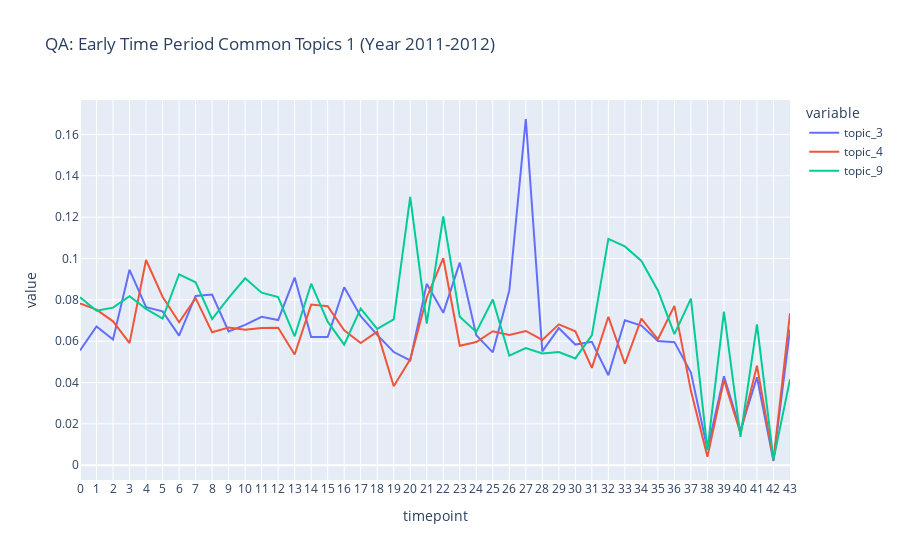

The notebook cell saved with this chart:
### Markdown cell above
## QA: Early Time Period Common Topics 1 (Year 2011-2012)

### Code cell
fig = px.line(qa_dtm_td, x="timepoint", y= ['topic_3', 'topic_4', 'topic_9'],
              title='QA: Early Time Period Common Topics 1 (Year 2011-2012)')
fig.update_xaxes(
    dtick="M1",
    tickformat="%b %d",
    ticklabelmode="period")
fig.show()

### Figure 1 — Plotly figure (JSON) as saved in the notebook; plotly's stock layout.template omitted (floating-point values rounded to 4 significant figures)
{"data": [{"hovertemplate": "variable=topic_3<br>timepoint=%{x}<br>value=%{y}<extra></extra>", "legendgroup": "topic_3", "line": {"color": "#636efa", "dash": "solid"}, "marker": {"symbol": "circle"}, "mode": "lines", "name": "topic_3", "orientation": "v", "showlegend": true, "type": "scatter", "x": [0, 1, 2, 3, 4, 5, 6, 7, 8, 9, 10, 11, 12, 13, 14, 15, 16, 17, 18, 19, 20, 21, 22, 23, 24, 25, 26, 27, 28, 29, 30, 31, 32, 33, 34, 35, 36, 37, 38, 39, 40, 41, 42, 43], "xaxis": "x", "y": [0.05554, 0.06711, 0.06078, 0.09452, 0.07644, 0.07445, 0.06268, 0.0819, 0.08255, 0.06468, 0.0679, 0.07176, 0.07021, 0.09079, 0.06197, 0.06199, 0.0861, 0.07208, 0.06307, 0.05476, 0.05067, 0.08774, 0.07371, 0.09799, 0.06291, 0.05461, 0.08442, 0.1675, 0.05509, 0.06633, 0.05837, 0.05969, 0.04352, 0.07016, 0.06753, 0.06006, 0.05954, 0.04483, 0.007742, 0.04302, 0.01686, 0.04256, 0.002055, 0.06571], "yaxis": "y"}, {"hovertemplate": "variable=topic_4<br>timepoint=%{x}<br>value=%{y}<extra></extra>", "legendgroup": "topic_4", "line": {"color": "#EF553B", "dash": "solid"}, "marker": {"symbol": "circle"}, "mode": "lines", "name": "topic_4", "orientation": "v", "showlegend": true, "type": "scatter", "x": [0, 1, 2, 3, 4, 5, 6, 7, 8, 9, 10, 11, 12, 13, 14, 15, 16, 17, 18, 19, 20, 21, 22, 23, 24, 25, 26, 27, 28, 29, 30, 31, 32, 33, 34, 35, 36, 37, 38, 39, 40, 41, 42, 43], "xaxis": "x", "y": [0.07831, 0.07528, 0.06961, 0.05909, 0.09928, 0.08153, 0.06915, 0.08081, 0.06434, 0.06665, 0.06556, 0.06637, 0.06652, 0.05356, 0.07769, 0.07689, 0.06526, 0.05909, 0.0646, 0.03825, 0.05123, 0.08106, 0.1001, 0.05777, 0.05961, 0.0648, 0.063, 0.06495, 0.06059, 0.06814, 0.06476, 0.04707, 0.0718, 0.04908, 0.0709, 0.06092, 0.07711, 0.036, 0.00412, 0.04122, 0.01556, 0.04816, 0.00252, 0.07351], "yaxis": "y"}, {"hovertemplate": "variable=topic_9<br>timepoint=%{x}<br>value=%{y}<extra></extra>", "legendgroup": "topic_9", "line": {"color": "#00cc96", "dash": "solid"}, "marker": {"symbol": "circle"}, "mode": "lines", "name": "topic_9", "orientation": "v", "showlegend": true, "type": "scatter", "x": [0, 1, 2, 3, 4, 5, 6, 7, 8, 9, 10, 11, 12, 13, 14, 15, 16, 17, 18, 19, 20, 21, 22, 23, 24, 25, 26, 27, 28, 29, 30, 31, 32, 33, 34, 35, 36, 37, 38, 39, 40, 41, 42, 43], "xaxis": "x", "y": [0.08123, 0.07474, 0.07624, 0.08173, 0.07565, 0.0709, 0.09237, 0.08845, 0.07066, 0.08099, 0.09042, 0.08349, 0.0813, 0.06236, 0.0878, 0.06944, 0.05831, 0.07572, 0.06595, 0.07051, 0.1298, 0.06849, 0.1203, 0.07179, 0.06449, 0.08016, 0.053, 0.05668, 0.05408, 0.05477, 0.05166, 0.06281, 0.1095, 0.1058, 0.09881, 0.08451, 0.06341, 0.08056, 0.00735, 0.07425, 0.01373, 0.06815, 0.002706, 0.04155], "yaxis": "y"}], "layout": {"legend": {"title": {"text": "variable"}, "tracegroupgap": 0}, "title": {"text": "QA: Early Time Period Common Topics 1 (Year 2011-2012)"}, "xaxis": {"anchor": "y", "domain": [0, 1], "dtick": "M1", "tickformat": "%b %d", "ticklabelmode": "period", "title": {"text": "timepoint"}}, "yaxis": {"anchor": "x", "domain": [0, 1], "title": {"text": "value"}}}}
